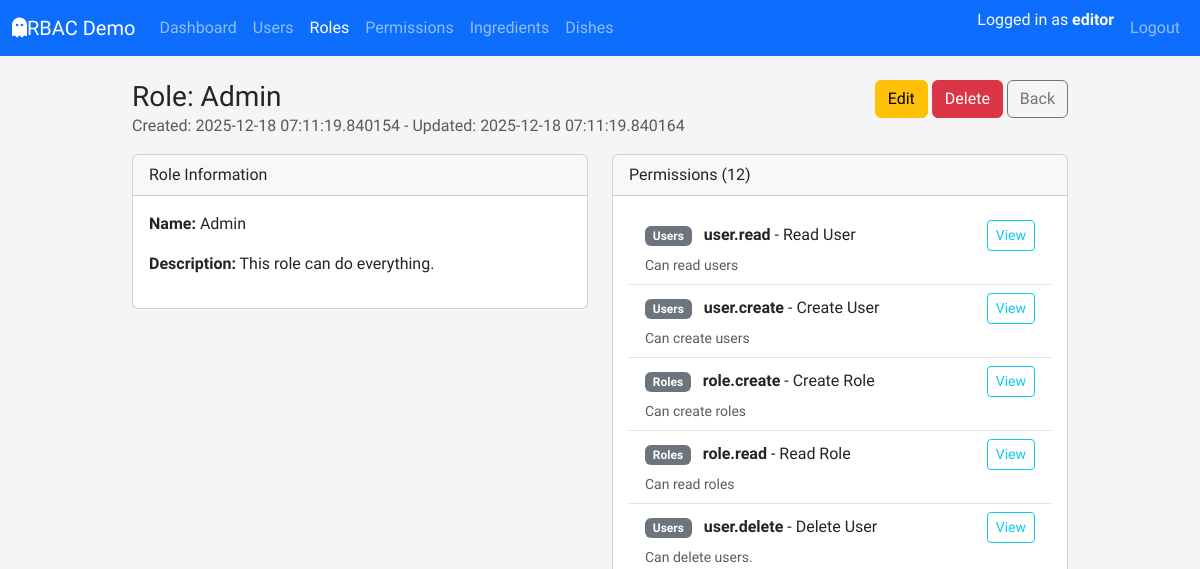
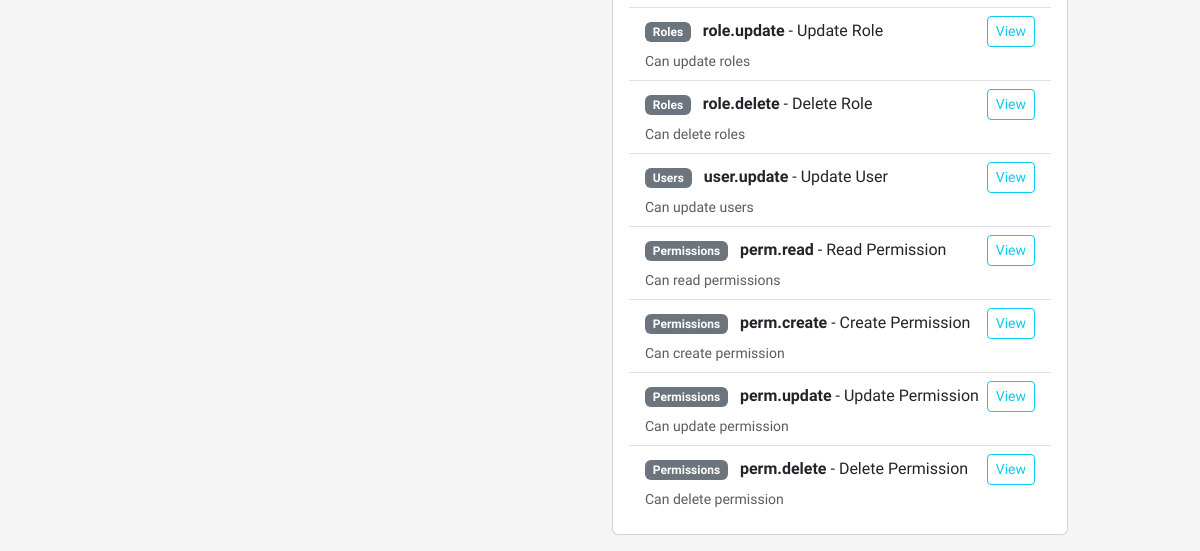
/roles/detail/2 (signed in), run on an earlier commit of the app's database (2 pictures, top to bottom).
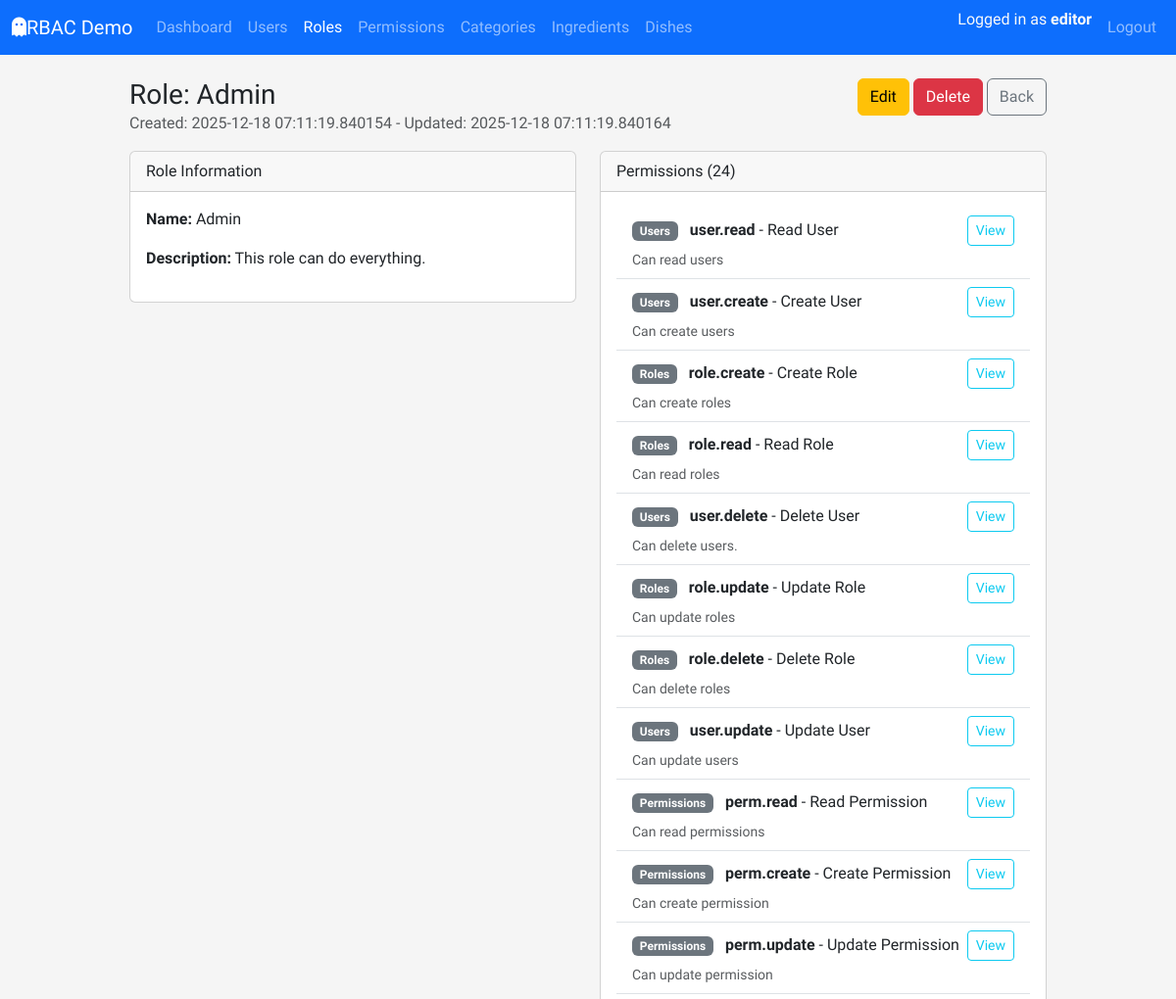
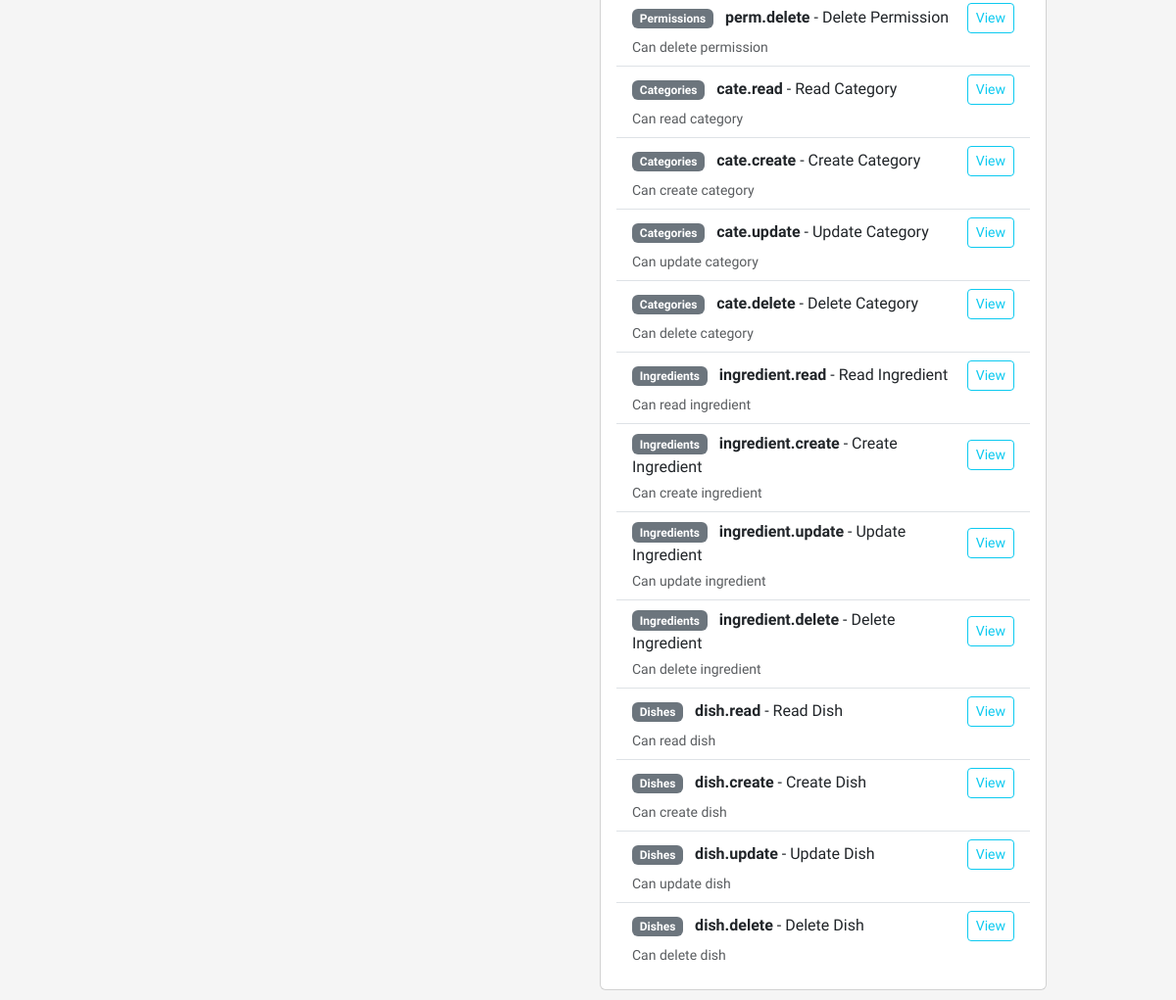
And on a later commit of the database (2 pictures, top to bottom).
### app/models/permission.py (models this page shows, shortened)
class PermissionTable(db.Model):
    __tablename__ = "tbl_permissions"
    id = db.Column(db.Integer, primary_key=True)
    code = db.Column(db.String(64), unique=True, nullable=False, index=True)
    name = db.Column(db.String(120), nullable=False)
    description = db.Column(db.String(255))
    module = db.Column(db.String(80), nullable=False, default="General")
    created_at = db.Column(db.DateTime, default=datetime.utcnow, nullable=False)
    updated_at = db.Column(db.DateTime, default=datetime.utcnow,onupdate=datetime.utcnow, nullable=False)
    roles = db.relationship("RoleTable", secondary=tbl_role_permissions, back_populates="permissions")

### app/routes/roles_route.py (the view)
@role_bp.route('/detail/<int:role_id>', methods=['GET'])
@login_required
@permission_required(Perm.ROLE_READ)
def detail(role_id: int):
    role = RoleService.get_role_by_id(role_id)
    if role is None:
        abort(404)
    return render_template("roles/detail.html", role=role)

### app/models/user.py (called while the page is built)
    def get_permission_codes(self) -> set[str]:
        return {perm.code for role in self.roles for perm in role.permissions}

    def has_permission(self, permission_code: str) -> bool:
        return permission_code in self.get_permission_codes()

### app/services/role_service.py (called while the page is built)
    @staticmethod
    def get_role_by_id(role_id: int) -> Optional[RoleTable]:
        return RoleTable.query.get(role_id)

### app/templates/roles/detail.html (shortened to what this page needs)
{% extends "layouts/base.html" %}  {% block content %}
<div class="d-flex justify-content-between algin-items-center mb-3">
  <div>
    <h1 class="h3 mb-0">Role: {{ role.name }}</h1>
    <p class="text-muted mb-0">
      Created: {{ role.created_at }} - Updated: {{ role.updated_at }}
    </p>
  </div>
  <div class="text-end">
    <a
      href="{{ url_for('tbl_roles.edit', role_id=role.id) }}"
      class="btn btn-warning"
      >Edit</a
    >
    <a
      href="{{ url_for('tbl_roles.delete_confirm', role_id=role.id) }}"
      class="btn btn-danger"
      >Delete</a
    >
    <a href="{{ url_for('tbl_roles.index') }}" class="btn btn-outline-secondary"
      >Back</a
    >
  </div>
</div>
<div class="row">
  <div class="col-lg-6 mb-3">
    <div class="card">
      <div class="card-header">Role Information</div>
      <div class="card-body">
        <p><strong>Name:</strong> {{ role.name }}</p>
        <p><strong>Description:</strong> {{ role.description or "-"}}</p>
      </div>
    </div>
  </div>
  <div class="col-lg-6 mb-3">
    <div class="card">
      <div class="card-header">Permissions ({{ role.permissions|length }})</div>
      <div class="card-body">
        {% if role.permissions %}
        <ul class="list-group list-group-flush">
          {% for perm in role.permissions %}
          <li class="list-group-item">
            <div class="d-flex justify-content-between align-items-center">
              <div>
                <span class="badge bg-secondary me-2">{{ perm.module }}</span>
                <strong>{{ perm.code }}</strong> - {{ perm.name }}
              </div>
              <a
                href="{{ url_for('tbl_perms.detail', permission_id=perm.id) }}"
                class="btn btn-sm btn-outline-info"
                >View</a
              >
            </div>
            {% if perm.description %}
            <div class="small text-muted mt-1">{{ perm.description }}</div>
            {% endif %}
          </li>
          {% endfor %}
        </ul>
        {% else %}
        <p class="text-muted mb-0">This role has no permission yet.</p>
        {% endif %}
      </div>
    </div>
  </div>
</div>
{% endblock %}

### app/templates/layouts/base.html (shortened to what this page needs)
<!doctype html>
<html lang="en">
  <head>
    <link
      href="https://cdn.jsdelivr.net/npm/bootstrap@5.3.8/dist/css/bootstrap.min.css"
      rel="stylesheet"
    />
    <link
      rel="stylesheet"
      href="{{ url_for('static', filename='css/style.css') }}"
    />
  </head>
  <body>
    <nav class="navbar navbar-expand-lg navbar-dark bg-primary mb-4">
      <div class="container-fluid">
        <a class="navbar-brand" href="#">
          <i class="fa-solid fa-ghost"></i>RBAC Demo
        </a>
        <div class="collapse navbar-collapse" id="navbarMain">
          <ul class="navbar-nav me-auto mb-2 mb-lg-0">
            <li class="nav-item">
              <a
                class="nav-link {% if request.blueprint == 'dashboard' %}active{% endif %}"
                href="{{ url_for('dashboard.index') }}"
                >Dashboard</a
              >
            </li>
            {% if current_user.is_authenticated and
            current_user.has_permission(perm.USER_READ) %}
            <li class="nav-item">
              <a
                class="nav-link {% if request.blueprint == 'tbl_users' %}active{% endif %}"
                href="{{ url_for('tbl_users.index') }}"
                >Users</a
              >
            </li>
            {% endif %}
            {% if current_user.is_authenticated and
            current_user.has_permission(perm.ROLE_READ) %}
            <li class="nav-item">
              <a
                class="nav-link {% if request.blueprint == 'tbl_roles' %}active{% endif %}"
                href="{{ url_for('tbl_roles.index') }}"
                >Roles</a
              >
            </li>
            {% endif %}
            {% if current_user.is_authenticated and
            current_user.has_permission(perm.PERM_READ) %}
            <li class="nav-item">
              <a
                class="nav-link {% if request.blueprint == 'tbl_perms' %}active{% endif %}"
                href="{{ url_for('tbl_perms.index') }}"
                >Permissions</a
              >
            </li>
            {% endif %}
            {% if current_user.is_authenticated and
            current_user.has_permission(perm.CATE_READ)%}
            <li class="nav-item">
              <a
                class="nav-link {% if request.blueprint == 'tbl_cate' %}active{% endif %}"
                href="{{ url_for('tbl_cate.index') }}"
                >Categories</a
              >
            </li>
            {% endif %}
            {% if current_user.is_authenticated %}
            <li class="nav-item">
              <a
                class="nav-link {% if request.blueprint == 'tbl_ingredient' %}active{% endif %}"
                href="{{ url_for('tbl_ingredient.index') }}"
                >Ingredients</a
              >
            </li>
            {% endif %}
            {% if current_user.is_authenticated %}
            <li class="nav-item">
              <a
                class="nav-link {% if request.blueprint == 'tbl_dish' %}active{% endif %}"
                href="{{ url_for('tbl_dish.index') }}"
                >Dishes</a
              >
            </li>
            {% endif %}
          </ul>
          <ul class="navbar-nav ms-auto mb-2 mb-lg-0">
            {% if current_user.is_authenticated %}
            <li class="nav-item">
              <span class="navbar-text me-2 text-light">
                Logged in as <strong>{{ current_user.username }}</strong>
              </span>
            </li>
            <li class="nav-item">
              <a href="{{ url_for('auth.logout') }}" class="nav-link">Logout</a>
            </li>
            {% else %}
            <li class="nav-item">
              <a href="{{ url_for('auth.login') }}" class="nav-link">Login</a>
            </li>
            {% endif %}
          </ul>
        </div>
      </div>
    </nav>
    <main class="container">
       {% block content %}{% endblock %}
    </main>
  </body>
</html>

What changed in the data, as far as the page shows it:
added PermissionTable: module "Categories", code "cate.read", name "Read Category", description "Can read category"
added PermissionTable: module "Categories", code "cate.create", name "Create Category", description "Can create category"
added PermissionTable: module "Categories", code "cate.update", name "Update Category", description "Can update category"
added PermissionTable: module "Categories", code "cate.delete", name "Delete Category", description "Can delete category"
added PermissionTable: module "Ingredients", code "ingredient.read", name "Read Ingredient", description "Can read ingredient"
added PermissionTable: module "Ingredients", code "ingredient.create", name "Create Ingredient", description "Can create ingredient"
added PermissionTable: module "Ingredients", code "ingredient.update", name "Update Ingredient", description "Can update ingredient"
added PermissionTable: module "Ingredients", code "ingredient.delete", name "Delete Ingredient", description "Can delete ingredient"
added PermissionTable: module "Dishes", code "dish.read", name "Read Dish", description "Can read dish"
added PermissionTable: module "Dishes", code "dish.create", name "Create Dish", description "Can create dish"
added PermissionTable: module "Dishes", code "dish.update", name "Update Dish", description "Can update dish"
added PermissionTable: module "Dishes", code "dish.delete", name "Delete Dish", description "Can delete dish"
Also different on the page:
{{ role.permissions|length }}: "12" → "24"
text now shown: "Categories"
